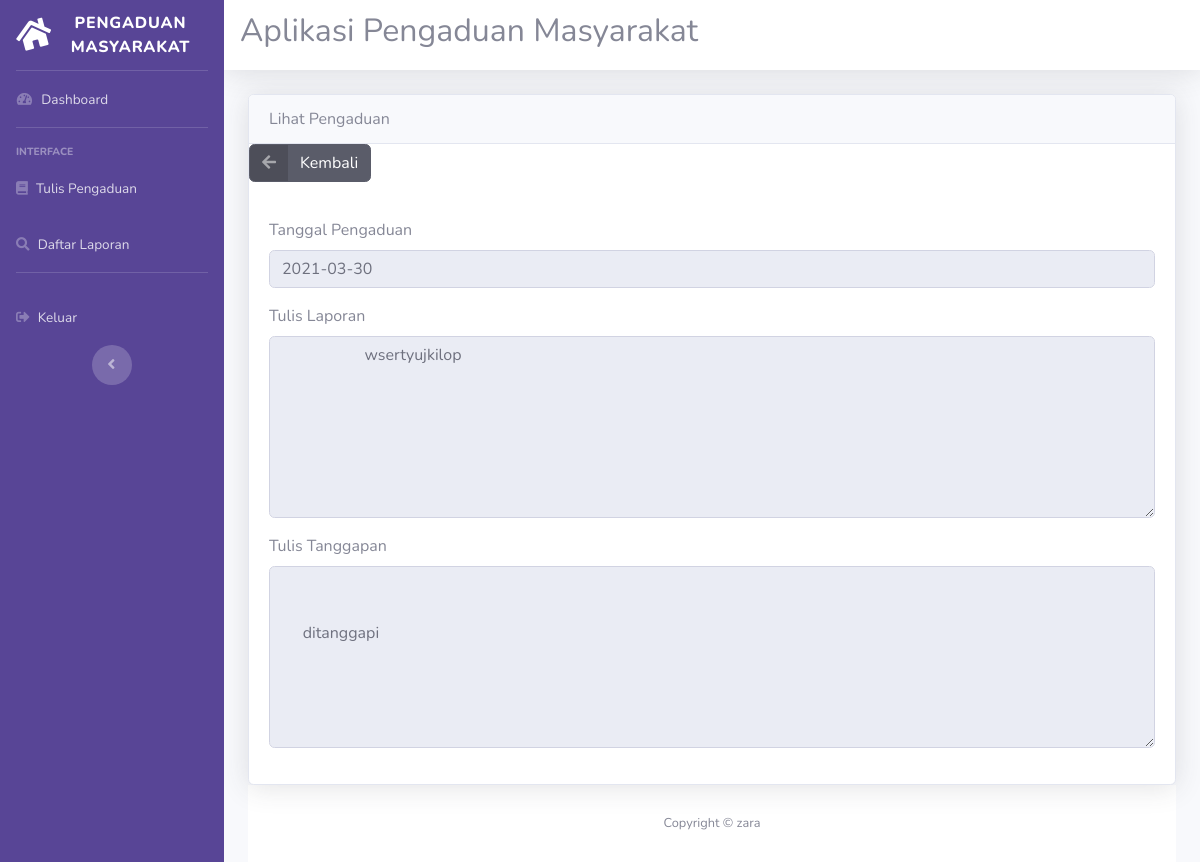
The app's page /pengaduanmasyarakat/masyarakat.php?url=lihat_tanggapan&id=5 (signed in) with its own data.
### tables this page shows
CREATE TABLE `tanggapan` (
  `id_tanggapan` int(11) NOT NULL,
  `id_pengaduan` int(11) NOT NULL,
  `tgl_tanggapan` date NOT NULL,
  `tanggapan` text NOT NULL,
  `id_petugas` int(11) NOT NULL
);

CREATE TABLE `pengaduan` (
  `id_pengaduan` int(11) NOT NULL,
  `tgl_pengaduan` date NOT NULL,
  `nik` varchar(16) NOT NULL,
  `isi_laporan` text NOT NULL,
  `foto` varchar(255) NOT NULL,
  `status` enum('belum ditanggapi','proses','selesai','') NOT NULL
);

### pengaduanmasyarakat/lihat_tanggapan.php (the view, shortened to what this page needs)
<!DOCTYPE html>
<html lang="en">
<head>
  <link href="vendor/fontawesome-free/css/all.min.css" rel="stylesheet" type="text/css">
  <link href="css/sb-admin-2.min.css" rel="stylesheet">
</head>
<body id="page-top">
<div class="card shadow">
    <div class="card-header">
        Lihat Pengaduan
    </div>
    <div class="form-group cols-sm-6">
    <a href="?url=lihat_pengaduan" class="btn btn-dark btn-icon-split">
        <span class="icon text-white-50">
            <i class="fas fa-arrow-left"></i>
        </span>
        <span class="text">Kembali</span>
    </a>
    </div>
    <div class="card-body">
        <form action="" method="post" class="form-horizontal" enctype="multipart/form-data">
            <?php
            require 'koneksi.php';
            $sql=mysqli_query($conn,"select * from pengaduan, tanggapan where tanggapan.id_pengaduan='$_GET[id]' and
            tanggapan.id_pengaduan=pengaduan.id_pengaduan");
            $cek=mysqli_num_rows($sql);
                if ($cek<1)
                    {
                        echo "<font color='red'>Harap bersabar, pengaduan anda belum ditanggapi</font>";
                    } else {
                    if ($data=mysqli_fetch_array($sql))
                    {
                    ?>
            <div class="form-group cols-sm-6">
                <label>Tanggal Pengaduan</label>
                <input type="text" name="tgl_pengaduan" value="<?php echo $data['tgl_tanggapan']; ?>" class="form-control" readonly>
            </div>
            <div class="form-group cols-sm-6">
                <label>Tulis Laporan</label>
                <textarea class="form-control" rows="7" name="isi_laporan" readonly="">
                    <?php echo $data['isi_laporan']; ?>
                </textarea>
            </div>
            <div class="form-group cols-sm-6">
                <label>Tulis Tanggapan</label>
                <textarea class="form-control" rows="7" name="isi_laporan" readonly="">
                    <?php echo $data['tanggapan']; ?>
                </textarea>
            </div>
            <?php } } ?>
        </form>
</body>
</html>

### records on screen
tanggapan: tgl_pengaduan "2021-03-30", isi_laporan "wsertyujkilop", isi_laporan "ditanggapi"
